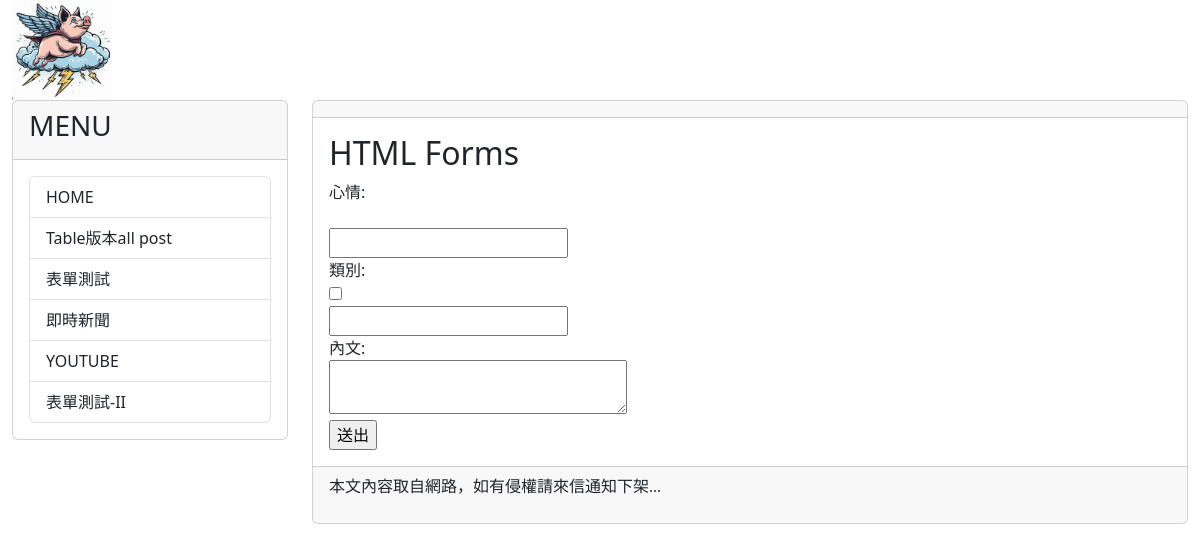
/test/, run on an earlier commit of the app's database.
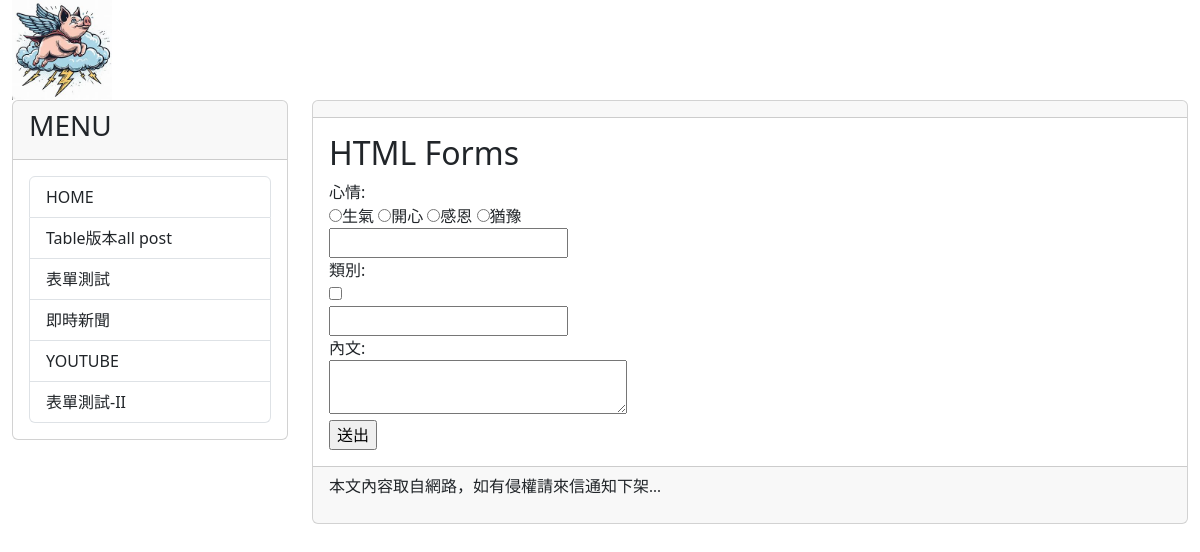
And on a later commit of the database.
### mytest/models.py (models this page shows, shortened)
class Mood(models.Model):
    status = models.CharField(max_length=10, null=False)

### mytest/views.py (the view)
# urls.py: path('test/', testv.index, name="test-new")
def index(request):
    posts = Post.objects.filter(enabled=True).order_by('-pub_time')[:30]
    moods = Mood.objects.all()
    if request.method == 'GET':
        return render(request, 'myform.html', locals())
    elif request.method == 'POST':
        pass
    else:
        pass

### mytest/templates/myform.html (shortened to what this page needs)
{% extends "base2.html" %}
{% block content %}
<h2>HTML Forms</h2>
<form action="" method="post">
  <label for="title">心情:</label><br>
  {% for m in moods %}
  <input type='radio' name='mood' value='{{ m.status }}'>{{ m.status }}</input>
  {% endfor %}
  <br>
  <input type="text" id="title" name="title"><br>
  <label for="title">類別:</label><br>
  <input type="checkbox" id="tech" name="category" value="科技"></input>
  <br>
  <input type="text" id="slug" name="slug"><br>
  <label for="content">內文:</label><br>
  <textarea id='content' name='content' cols='30'>
  </textarea>
  <br>
  <input type="submit" value="送出">
</form>
{% endblock content %}

### templates/base2.html (shortened to what this page needs)
<!DOCTYPE html>
<html>
    <head>
        <link href="https://cdn.jsdelivr.net/npm/bootstrap@5.3.2/dist/css/bootstrap.min.css" rel="stylesheet">
    </head>
    <body>
        <div class="container-fluid">
            {% include 'header.html' %}
            <div class="row">
                <div class="col-sm-3 col-md-3">
                    <div class="card">
                        <div class="card-header">
                            <h3>MENU</h3>
                        </div>
                        <div class="card-body">
                            <div class="list-group">
                                <a href="/" class="list-group-item">HOME</a>
                                <a href="{% url 'show-all-posts' %}" class="list-group-item">Table版本all post</a>
                                <a href="{% url 'post-new' %}" class="list-group-item">表單測試</a>
                                <a href="https://google.com/news" class="list-group-item">即時新聞</a>
                                <a href="https://www.youtube.com" class="list-group-item">YOUTUBE</a>
                                <a href="{% url 'test-new' %}" class="list-group-item">表單測試-II</a>
                            </div>
                        </div>
                    </div>
                </div>
                <div class="col-sm-9 col-md-9">
                    <div class="card">
                        <div class="card-header">
                        </div>
                        <div class="card-body">
                            {% block content %} {% endblock %}
                        </div>
                        <div class="card-footer">
                            {% include 'footer.html' %}
                        </div>
                    </div>
                </div>
            </div>
        </div>
    </body>
</html>

### templates/header.html
{% load static %}
<div class='well'>
    <img src="{% static "images/OIG.jfif" %}" height="100">
</div>

### templates/footer.html
{% block footer %}
    {% if now %}
    <p style='font-family:微軟正黑體;'>現在時刻：{{ now }}</p>
    {% else %}
    <p style='font-family:微軟正黑體;'>本文內容取自網路，如有侵權請來信通知下架...</p>
    {% endif %}
{% endblock %}

What changed in the data, as far as the page shows it:
added Mood: status "生氣"
added Mood: status "開心"
added Mood: status "感恩"
added Mood: status "猶豫"
